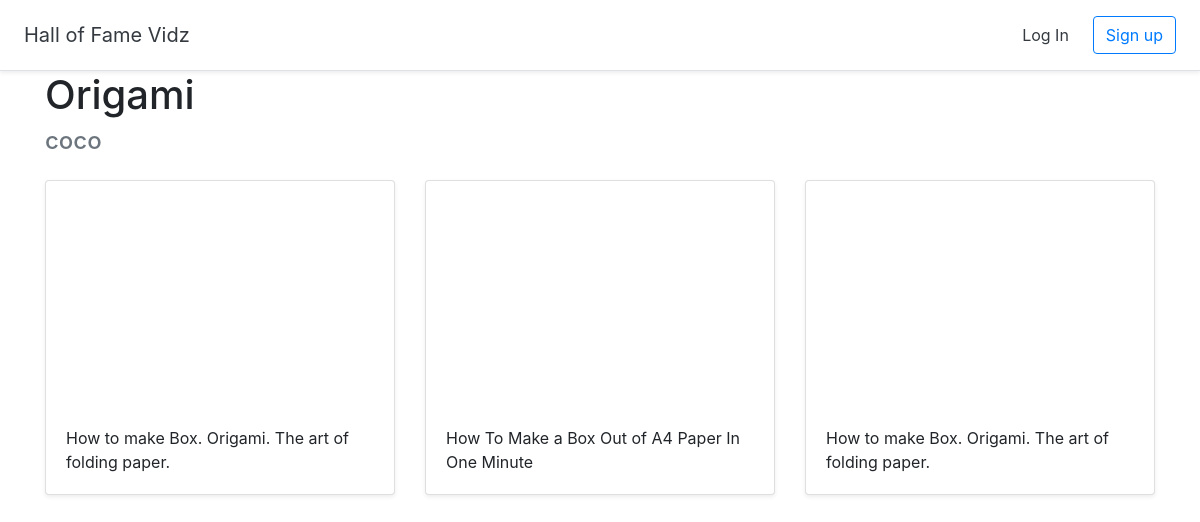
The app's page /halloffame/5 with its own data.
### halls/models.py (models this page shows, shortened)
class Hall(models.Model):
    title = models.CharField(max_length=255)
    user = models.ForeignKey(User, on_delete=models.CASCADE)

class Video(models.Model):
    title = models.CharField(max_length=255)
    url = models.URLField()
    youtube_id = models.CharField(max_length=255)
    hall = models.ForeignKey(Hall, on_delete=models.CASCADE)

### halls/views.py (the view)
# urls.py: path('halloffame/<int:pk>', views.DetailHall.as_view(), name='detail_hall'),
class DetailHall(generic.DetailView):
    model = Hall
    template_name = 'halls/detail_hall.html'

### halls/templates/halls/detail_hall.html (shortened to what this page needs)
{% extends 'halls/base.html' %}
{% block content %}
<div class="container">
<h1>{{ hall.title }}</h1>
<h4 class="text-muted">{{ hall.user.username }}</h4>
    <div class="row">
        {% for video in hall.video_set.all %}
        <div class="col-md-4 mt-3">
            <div class="card mb-4 shadow-sm">
        <iframe width="100%" height="225" src="https://www.youtube.com/embed/{{video.youtube_id}}" frameborder="0" allow="accelerometer; autoplay; encrypted-media; gyroscope; picture-in-picture" allowfullscreen></iframe>
        <div class="card-body">
            <p class="card-text">{{ video.title }}</p>
        </div>
        </div>
        </div>
        {% endfor %}
    </div>
</div>
{% endblock %}

### records on screen
Hall: title "Origami", user.username "coco"
Video: title "How to make Box. Origami. The art of folding paper."
Video: title "How To Make a Box Out of A4 Paper In One Minute"
Video: title "How to make Box. Origami. The art of folding paper."
